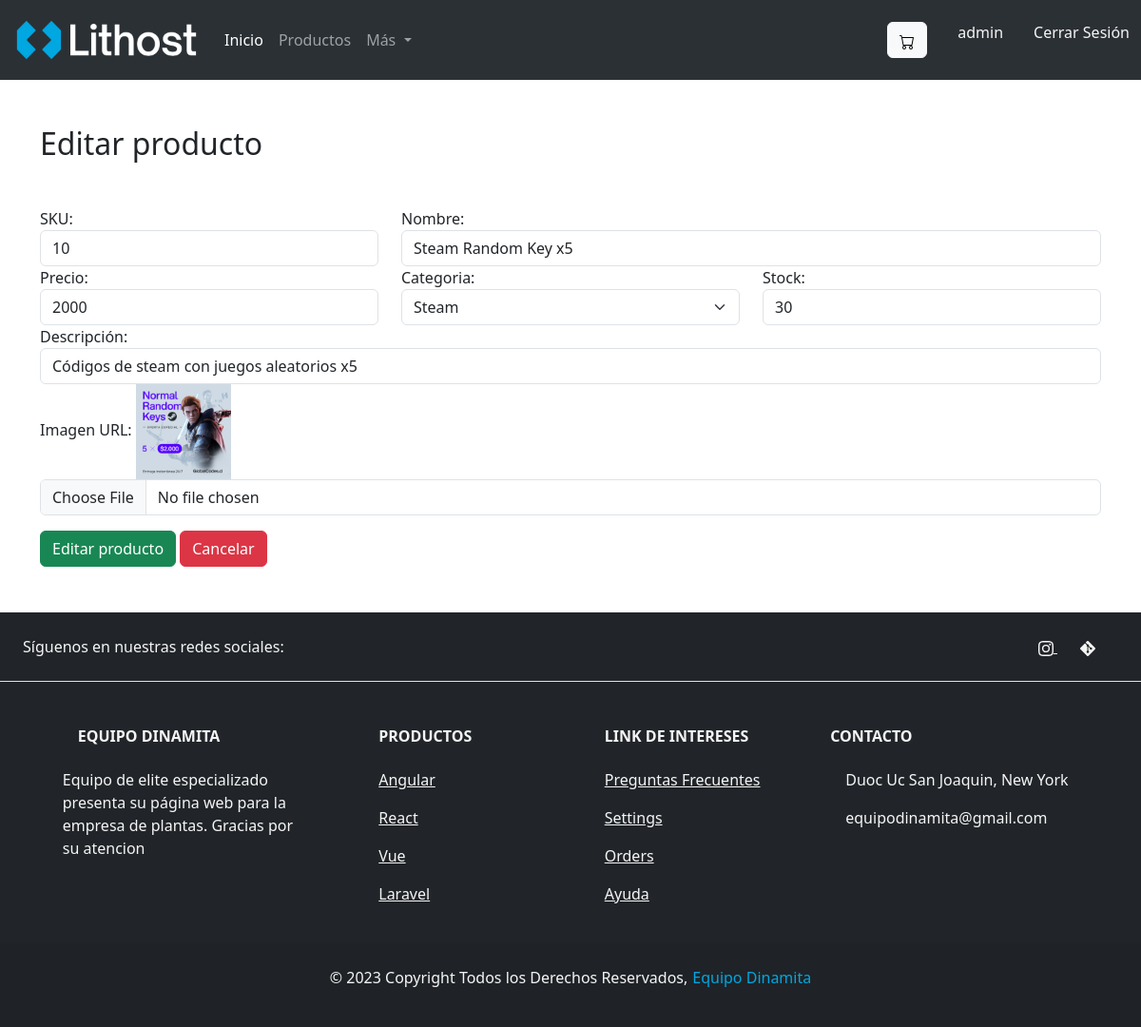
Screenshot of /editarProducto/10 (signed in) with the database file from the repository.
### apps/Tienda/models.py (models this page shows, shortened)
class Producto(models.Model):
    id_producto = models.IntegerField(primary_key=True)
    nombre = models.CharField(max_length=50,null=False)
    precio = models.IntegerField(null=False)
    categoria_id = models.ForeignKey(Categoria,on_delete=models.CASCADE)
    stock = models.IntegerField(null=False)
    descripcion = models.CharField(max_length=150 ,null=False)
    img_url = models.ImageField(upload_to='imagenesProducto', null=True)
    fecha_agregar = models.DateField(auto_now_add=True)

### apps/Tienda/views.py (the view)
# urls.py: path('editarProducto/<id>',views.cargarEditarProducto),
@permission_required('app.change_producto')
def cargarEditarProducto(request,id):
    producto = Producto.objects.get(id_producto = id)
    categorias = Categoria.objects.all()
    categoriaId = producto.categoria_id
    productoCategoriaId = Categoria.objects.get(id_categoria = categoriaId.id_categoria).id_categoria
    return render(request,"editarProducto.html",{"prod":producto,"cate":categorias, "categoriaId":productoCategoriaId})

### apps/Tienda/templates/editarProducto.html (shortened to what this page needs)
{% extends './base.html' %}
{% load static %}
{% block head %}
    <link rel="stylesheet" type="text/css" href="{% static 'css/myStyle.css' %}">
{% endblock %}
{% block body %}
<div class="container mt-5 mb-5">
    <h2 class="mb-5">Editar producto</h2>
    <form action="/editarProductoForm" method="POST" enctype="multipart/form-data"> {% csrf_token %}
        <div class="row">
            <div class="col-md-4">
                <label for="txtSku">SKU:</label>
                <input readonly value="{{prod.id_producto}}" name="txtSku" id="txtSku" type="text" class="form-control">
            </div>
            <div class="col-md-8">
                <label for="txtNombre">Nombre:</label>
                <input value="{{prod.nombre}}" name="txtNombre" id="txtNombre" type="text" class="form-control">
            </div>
            <div class="col-md-4">
                <label for="txtPrecio">Precio:</label>
                <input value="{{prod.precio}}" name="txtPrecio" id="txtPrecio" type="text" class="form-control">
            </div>
            <div class="col-md-4">
                <label for="cmbCategoria">Categoria:</label>
                <select name="cmbCategoria" class="form-select" aria-label="Default select example">
                    {% for c in cate %}
                    <option {% if categoriaId == c.id_categoria  %} selected {% endif %} value="{{c.id_categoria}}">{{c.nombre_categoria}}</option>
                    {% endfor %}
                  </select>
            </div>
            <div class="col-md-4">
                <label for="txtStock">Stock:</label>
                <input value="{{prod.stock}}" name="txtStock" id="txtStock" type="text" class="form-control">
            </div>
            <div class="col-md-12">
                <label for="txtDescripcion">Descripción:</label>
                <input value="{{prod.descripcion}}" name="txtDescripcion" id="txtDescripcion" type="text" class="form-control">
            </div>
            <div class="col-md-12">
                <label for="txtImg">Imagen URL:</label>
                <img src="{{prod.img_url.url}}" alt="" height="100">
                <input name="txtImg" id="txtImg" type="file" class="form-control">
            </div>
        </div>
        <button class="btn btn-success mt-3">Editar producto</button>
        <a href="/agregarProducto" class="btn btn-danger mt-3" id="cancelarBtn">Cancelar</a>
    </form>
</div>
{% endblock %}

### apps/Tienda/templates/base.html (shortened to what this page needs)
{% load static %}
<!DOCTYPE html>
<html lang="es">
    <head>
        <link href="https://cdn.jsdelivr.net/npm/bootstrap@5.3.0-alpha3/dist/css/bootstrap.min.css" rel="stylesheet">
        {% block head %}
        {% endblock %}
    </head>
<body>
    <nav class="navbar navbar-expand-lg bg-body-tertiary" data-bs-theme="dark">
        <div class="container-xxl">
          <a class="navbar-brand" href="/"><img id="logonav" src="{% static 'img/Color_white@3x.png' %}" alt="Imagen no encontrada"></a>
          <div class="collapse navbar-collapse" id="navbarSupportedContent">
            <ul class="navbar-nav me-auto mb-2 mb-lg-0">
              <li class="nav-item">
                <a class="nav-link active" aria-current="page" href="/">Inicio</a>
              </li>
              {% if perms.app.add_producto %}
              <li class="nav-item">
                <a class="nav-link" href="/agregarProducto">Productos</a>
              </li>
              {% endif %}
              <li class="nav-item dropdown">
                <a class="nav-link dropdown-toggle" href="" role="button" data-bs-toggle="dropdown" aria-expanded="false">
                  Más
                </a>
              </li>
            </ul>
                <button type="button" class="btn btn-light" data-bs-toggle="modal" data-bs-target="#myModal">
                </button>
            {% if user.is_authenticated  %}
            <ul>
              <a href="#" style="text-decoration: none;">{{ user.username }}</a>
            </ul>
            <ul>
              <a href="{% url 'logout' %}" style="text-decoration: none;">Cerrar Sesión</a>
            </ul>
            {% else %}
            <ul>
            <a href="{% url 'login' %}" style="text-decoration: none;">Iniciar Sesión</a>
            </ul>
            {% endif %}
          </div>
        </div>
      </nav>
      {% block body %}{% endblock %}
      <footer class="text-center text-lg-start bg-dark text-muted" id="footer">
        <section class="d-flex justify-content-center justify-content-lg-between p-4 border-bottom">
          <div class="me-5 d-none d-lg-block">
            <span>Síguenos en nuestras redes sociales:</span>
          </div>
          <div>
            <a href="https://www.instagram.com/lithost.cl/" class="me-4" target="_blank">
            </a>
            <a href="https://github.com/NicooBrown/ET_PGY3121-003D" class="me-4" target="_blank">
            </a>
          </div>
        </section>
        <section class="">
          <div class="container text-center text-md-start mt-5">
            <div class="row mt-3">
              <div class="col-md-3 col-lg-4 col-xl-3 mx-auto mb-4">
                <h6 class="text-uppercase fw-bold mb-4">
                  Equipo Dinamita
                </h6>
                <p>
                  Equipo de elite especializado presenta su página web para la empresa de plantas. Gracias por su atencion
                </p>
              </div>
              <div class="col-md-2 col-lg-2 col-xl-2 mx-auto mb-4">
                <h6 class="text-uppercase fw-bold mb-4">
                  Productos
                </h6>
                <p>
                  <a href="#!" class="text-reset">Angular</a>
                </p>
                <p>
                  <a href="#!" class="text-reset">React</a>
                </p>
                <p>
                  <a href="#!" class="text-reset">Vue</a>
                </p>
                <p>
                  <a href="#!" class="text-reset">Laravel</a>
                </p>
              </div>
              <div class="col-md-3 col-lg-2 col-xl-2 mx-auto mb-4">
                <h6 class="text-uppercase fw-bold mb-4">
                  Link de Intereses
                </h6>
                <p>
                  <a href="preguntas-frecuentes.html" class="text-reset">Preguntas Frecuentes</a>
                </p>
                <p>
                  <a href="#!" class="text-reset">Settings</a>
                </p>
                <p>
                  <a href="#!" class="text-reset">Orders</a>
                </p>
                <p>
                  <a href="contactanos.html" class="text-reset">Ayuda</a>
                </p>
              </div>
              <div class="col-md-4 col-lg-3 col-xl-3 mx-auto mb-md-0 mb-4">
                <h6 class="text-uppercase fw-bold mb-4">Contacto</h6>
                <p> Duoc Uc San Joaquin, New York</p>
                <p>
                  equipodinamita@gmail.com
                </p>
              </div>
            </div>
          </div>
        </section>
        <div id="copyrightid " class="text-center p-4" style="background-color: rgba(0, 0, 0, 0.05);">
          <p class="textcopyright">© 2023 Copyright Todos los Derechos Reservados,</p>
          <a class="acopyright" href="https://www.lithost.cl" target="_blank">Equipo Dinamita</a>
        </div>
      </footer>
</body>

### apps/Tienda/static/css/myStyle.css (style rules this page uses)
#logonav { width: 200px; }
.btn.btn-light { margin-left: 15px; }
#footer h6, p, span, a { color: whitesmoke; }
.textcopyright { margin-right: 5px; }
.acopyright { text-decoration: none; color: #00a7e1; }
.me-4 { color: whitesmoke; }

### rows the page displays
Producto: txtSku "10", txtNombre "Steam Random Key x5", txtPrecio "2000", txtStock "30", txtDescripcion "Códigos de steam con juegos aleatorios x5", img_url (picture)

### other values shown
{{ user.username }} "admin"
form field cmbCategoria "Steam"
